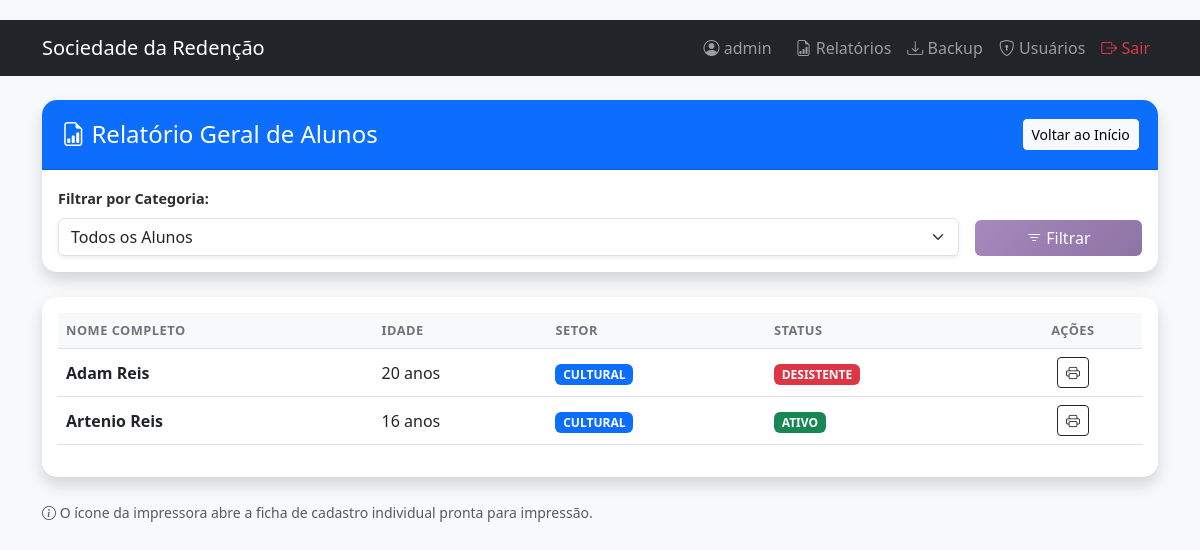
Page /relatorio (signed in) on the earlier database version.
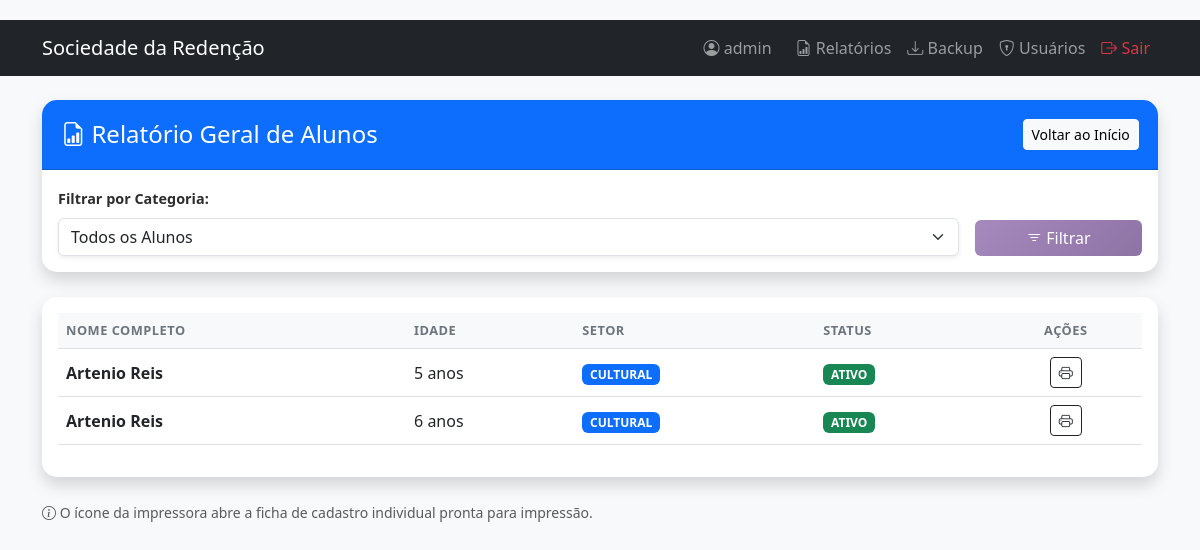
Same page on the later database version.
### models.py (models this page shows, shortened)
class Aluno(db.Model):
    id = db.Column(db.Integer, primary_key=True)
    foto = db.Column(db.String(200), nullable=True)
    documento = db.Column(db.String(200), nullable=True)
    nome_completo = db.Column(db.String(100), nullable=False)
    cpf = db.Column(db.String(14), nullable=True)
    rg_certidao = db.Column(db.String(50), nullable=True)
    telefone = db.Column(db.String(20), nullable=True)
    data_nascimento = db.Column(db.Date, nullable=False)
    idade = db.Column(db.Integer, nullable=False)
    nome_pais = db.Column(db.String(100), nullable=False)
    curso = db.Column(db.String(100), nullable=False)
    setor = db.Column(db.String(20), nullable=False)
    endereco = db.Column(db.String(200), nullable=False)
    escola = db.Column(db.String(100), nullable=False)
    trabalho_ficha_adulto = db.Column(db.Boolean, default=False)
    nome_trabalho_profissao = db.Column(db.String(100), nullable=True)
    bolsa_familia = db.Column(db.Boolean, default=False)
    irmaos = db.Column(db.Integer, default=0)
    renda_familiar = db.Column(db.Float, nullable=False)
    pessoas_residencia = db.Column(db.Integer, nullable=False)
    desistencia = db.Column(db.String(10), default='NÃO')
    observacao = db.Column(db.Text, nullable=True)
    data_cadastro = db.Column(db.DateTime, default=datetime.utcnow)

### app.py (the view)
@app.route('/relatorio')
@login_required
def relatorio():
    alunos = Aluno.query.order_by(Aluno.nome_completo).all()
    return render_template('relatorio.html', alunos=alunos)

### app.py (called while the page is built)
@app.teardown_appcontext
def shutdown_session(exception=None):
    db.session.remove()

def login_required(f):
    @wraps(f)
    def decorated_function(*args, **kwargs):
        if 'logged_in' not in session:
            return redirect(url_for('login'))
        return f(*args, **kwargs)
    return decorated_function

@app.context_processor
def utility_processor():
    def format_currency(value): return f"R$ {value:,.2f}".replace('.', ',') if value else "R$ 0,00"
    def format_date(value): return value.strftime('%d/%m/%Y') if value else ""
    def format_boolean(value): return "SIM" if value else "NÃO"
    return dict(format_currency=format_currency, format_date=format_date, format_boolean=format_boolean)

### templates/relatorio.html (shortened to what this page needs)
{% extends "base.html" %}
{% block content %}
<div class="card shadow no-print">
    <div class="card-header bg-primary text-white d-flex justify-content-between align-items-center">
        <h4 class="mb-0"><i class="bi bi-file-earmark-bar-graph"></i> Relatório Geral de Alunos</h4>
        <a href="{{ url_for('index') }}" class="btn btn-light btn-sm">Voltar ao Início</a>
    </div>
    <div class="card-body">
        <form method="GET" action="{{ url_for('relatorio') }}" class="row g-3">
            <div class="col-md-10">
                <label class="form-label fw-bold">Filtrar por Categoria:</label>
                <select name="filtro" class="form-select shadow-sm">
                    <option value="TODOS" {% if filtro_atual == 'TODOS' %}selected{% endif %}>Todos os Alunos</option>
                </select>
            </div>
            <div class="col-md-2 d-flex align-items-end">
                <button type="submit" class="btn btn-primary w-100">
                    <i class="bi bi-filter"></i> Filtrar
                </button>
            </div>
        </form>
    </div>
</div>
<div class="card shadow mt-4">
    <div class="card-body">
        <div class="table-responsive">
            <table class="table table-hover align-middle">
                <thead class="table-light">
                    <tr>
                        <th>Nome Completo</th>
                        <th>Idade</th>
                        <th>Setor</th>
                        <th>Status</th>
                        <th class="text-center no-print">Ações</th>
                    </tr>
                </thead>
                <tbody>
                    {% for aluno in alunos %}
                    <tr>
                        <td class="fw-bold">{{ aluno.nome_completo }}</td>
                        <td>{{ aluno.idade }} anos</td>
                        <td>
                            <span class="badge {{ 'bg-primary' if aluno.setor == 'CULTURAL' else 'bg-success' }}">
                                {{ aluno.setor }}
                            </span>
                        </td>
                        <td>
                            <span class="badge {{ 'bg-danger' if aluno.desistencia == 'SIM' else 'bg-success' }}">
                                {{ 'DESISTENTE' if aluno.desistencia == 'SIM' else 'ATIVO' }}
                            </span>
                        </td>
                        <td class="text-center no-print">
                            <a href="{{ url_for('imprimir', id=aluno.id) }}" target="_blank" class="btn btn-sm btn-outline-dark" title="Imprimir Ficha">
                                <i class="bi bi-printer"></i>
                            </a>
                        </td>
                    </tr>
                    {% else %}
                    <tr>
                        <td colspan="5" class="text-center py-4 text-muted">Nenhum aluno encontrado para este filtro.</td>
                    </tr>
                    {% endfor %}
                </tbody>
            </table>
        </div>
    </div>
</div>
<div class="mt-3 text-muted small no-print">
    <i class="bi bi-info-circle"></i> O ícone da impressora abre a ficha de cadastro individual pronta para impressão.
</div>
{% endblock %}

### templates/base.html (shortened to what this page needs)
<!DOCTYPE html>
<html lang="pt-BR">
<head>
    <link href="https://cdn.jsdelivr.net/npm/bootstrap@5.3.0/dist/css/bootstrap.min.css" rel="stylesheet">
    <link rel="stylesheet" href="https://cdn.jsdelivr.net/npm/bootstrap-icons@1.10.0/font/bootstrap-icons.css">
    <link rel="stylesheet" href="{{ url_for('static', filename='css/style.css') }}">
</head>
<body>
    <nav class="navbar navbar-expand-lg navbar-dark bg-dark mb-4 no-print">
        <div class="container">
            <a class="navbar-brand" href="{{ url_for('index') }}">Sociedade da Redenção</a>
            {% if session.logged_in %}
            <div class="collapse navbar-collapse" id="navbarNav">
                <div class="navbar-nav ms-auto align-items-center">
                    <span class="navbar-text me-3">
                        <i class="bi bi-person-circle"></i> {{ session.username }}
                    </span>
                    <a class="nav-link" href="{{ url_for('relatorio') }}">
                        <i class="bi bi-file-earmark-bar-graph"></i> Relatórios
                    </a>
                    <a class="nav-link" href="{{ url_for('backup_db') }}" title="Baixar Cópia de Segurança do Banco de Dados">
                        <i class="bi bi-download"></i> Backup
                    </a>
                    <a class="nav-link" href="{{ url_for('listar_usuarios') }}">
                        <i class="bi bi-shield-lock"></i> Usuários
                    </a>
                    <a class="nav-link text-danger" href="{{ url_for('logout') }}">
                        <i class="bi bi-box-arrow-right"></i> Sair
                    </a>
                </div>
            </div>
            {% endif %}
        </div>
    </nav>
    <div class="container">
        {% block content %}{% endblock %}
    </div>
</body>
</html>

### static/css/style.css (style rules this page uses)
:root { --primary-color: #a689bd; --secondary-color: #2d2d2d; --success-color: #28a745; --info-color: #17a2b8; --warning-color: #ffc107; --danger-color: #dc3545; --light-color: #f8f9fa; --dark-color: #2d2d2d; }
body { background-color: #f8f9fa; font-family: 'Segoe UI', Tahoma, Geneva, Verdana, sans-serif; padding-top: 20px; }
.card { border: none; box-shadow: 0 0 25px rgba(0,0,0,0.06); border-radius: 15px; margin-bottom: 25px; }
.card-header { background-color: var(--primary-color); color: white; border-radius: 15px 15px 0 0 !important; padding: 1.2rem; font-weight: 600; }
.btn-primary { background: linear-gradient(135deg, var(--primary-color) 0%, #8e73a5 100%); border: none; transition: 0.3s; }
.form-label { font-weight: 600; color: var(--dark-color); font-size: 0.9rem; }
.table { vertical-align: middle; }
.table thead th { border-top: none; text-transform: uppercase; font-size: 0.8rem; letter-spacing: 0.5px; color: #6c757d; }

Differences in the rows shown:
changed Aluno (number 1 of 2 on the later page): idade "16" → "5"; moves up the list
changed Aluno (number 2 of 2 on the later page): nome_completo "Adam Reis" → "Artenio Reis"; idade "20" → "6"; desistencia "DESISTENTE" → "ATIVO"
